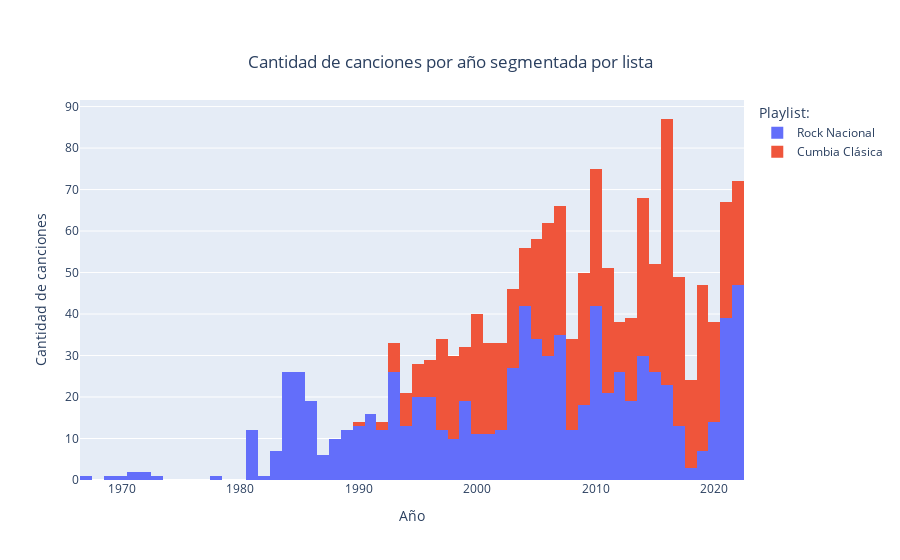

The cell this chart's notebook holds for it:
### Markdown cell above
Al tener ambos dataframes juntos se puede observar la distribución de las canciones a través de los años de una manera mejor

### Code cell
fig = ply.histogram(df_final.replace({0: str(genero_0), 1: str(genero_1)}), x = 'year', 
                    title='Canciones por año', color='target', labels={'target': 'Playlist:'}, nbins=100)

fig.update_layout(title={
        'text': "Cantidad de canciones por año segmentada por lista",
        'y':0.9,
        'x':0.5,
        'xanchor': 'center',
        'yanchor': 'top'})
fig.update_xaxes(title_text = 'Año')
fig.update_yaxes(title_text = 'Cantidad de canciones')

fig.show()

### Figure 1 — Plotly figure (JSON) as saved in the notebook; plotly's stock layout.template omitted (floating-point values rounded to 4 significant figures; data arrays with more than 128 entries replaced by an {"elided": "..."} marker saying what was removed)
{"data": [{"alignmentgroup": "True", "bingroup": "x", "hovertemplate": "Playlist:=Rock Nacional<br>year=%{x}<br>count=%{y}<extra></extra>", "legendgroup": "Rock Nacional", "marker": {"color": "#636efa", "pattern": {"shape": ""}}, "name": "Rock Nacional", "nbinsx": 100, "offsetgroup": "Rock Nacional", "orientation": "v", "showlegend": true, "type": "histogram", "x": {"elided": "831 int values"}, "xaxis": "x", "yaxis": "y"}, {"alignmentgroup": "True", "bingroup": "x", "hovertemplate": "Playlist:=Cumbia Clásica<br>year=%{x}<br>count=%{y}<extra></extra>", "legendgroup": "Cumbia Clásica", "marker": {"color": "#EF553B", "pattern": {"shape": ""}}, "name": "Cumbia Clásica", "nbinsx": 100, "offsetgroup": "Cumbia Clásica", "orientation": "v", "showlegend": true, "type": "histogram", "x": {"elided": "733 int values"}, "xaxis": "x", "yaxis": "y"}], "layout": {"barmode": "relative", "legend": {"title": {"text": "Playlist:"}, "tracegroupgap": 0}, "title": {"text": "Cantidad de canciones por año segmentada por lista", "x": 0.5, "xanchor": "center", "y": 0.9, "yanchor": "top"}, "xaxis": {"anchor": "y", "domain": [0, 1], "title": {"text": "Año"}}, "yaxis": {"anchor": "x", "domain": [0, 1], "title": {"text": "Cantidad de canciones"}}}}
